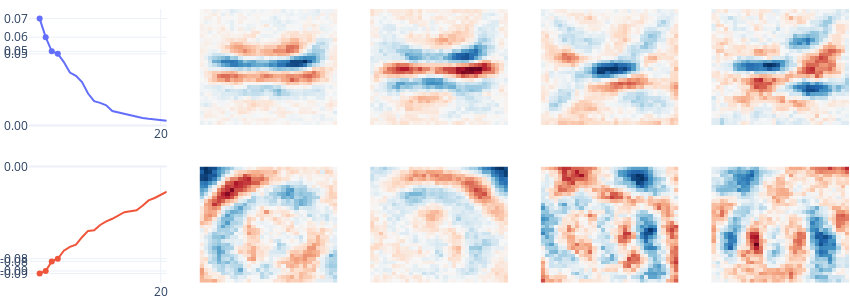
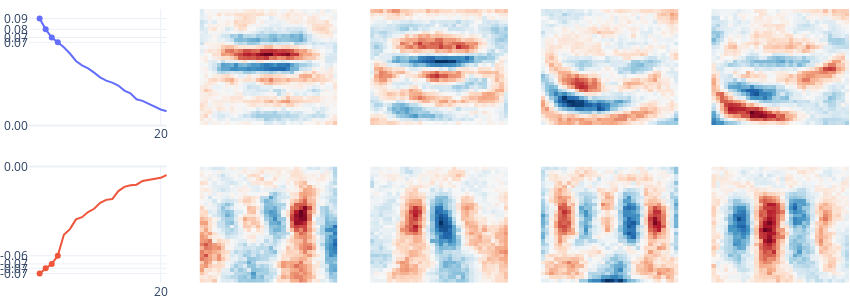
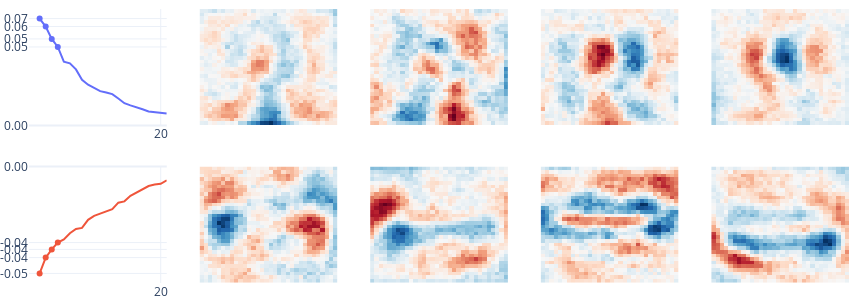

The code cell stored with these charts, in order, in its notebook:
### Code cell
# Visualize the top and bottom 4 eigenvectors in CIFAR-10 classification task
for i in range(10):
    print(f"Eigenspectrum Plot for {cifar10_labels[i]}")
    eigenspectrum_fig = plot_eigenspectrum(cifar10_model, digit=i, eigenvectors=4)
    eigenspectrum_fig.show()

### Figure 1 — Plotly figure (JSON) as saved in the notebook; plotly's stock layout.template omitted (floating-point values rounded to 4 significant figures; data arrays with more than 128 entries replaced by an {"elided": "..."} marker saying what was removed)
{"data": [{"mode": "lines", "type": "scatter", "xaxis": "x", "y": [0.07481, 0.06179, 0.05192, 0.05017, 0.04434, 0.03705, 0.03468, 0.03035, 0.02236, 0.01703, 0.01578, 0.01409, 0.01006, 0.009022, 0.007903, 0.006979, 0.005863, 0.005251, 0.004666, 0.004166, 0.00344, 0.003299], "yaxis": "y"}, {"marker": {"color": "#636EFA"}, "mode": "markers", "type": "scatter", "x": [3, 2, 1, 0], "xaxis": "x", "y": [0.05017, 0.05192, 0.06179, 0.07481], "yaxis": "y"}, {"marker": {"color": "#EF553B"}, "mode": "lines", "type": "scatter", "xaxis": "x6", "y": [-0.08952, -0.08743, -0.07943, -0.07722, -0.07052, -0.06731, -0.06546, -0.05916, -0.05392, -0.05333, -0.04896, -0.04597, -0.04373, -0.04131, -0.03823, -0.03742, -0.03657, -0.03281, -0.02835, -0.02632, -0.02401, -0.02109], "yaxis": "y6"}, {"marker": {"color": "#EF553B"}, "mode": "markers", "type": "scatter", "x": [0, 1, 2, 3], "xaxis": "x6", "y": [-0.08952, -0.08743, -0.07943, -0.07722], "yaxis": "y6"}, {"colorscale": [[0, "rgb(103,0,31)"], [0.1, "rgb(178,24,43)"], [0.2, "rgb(214,96,77)"], [0.3, "rgb(244,165,130)"], [0.4, "rgb(253,219,199)"], [0.5, "rgb(247,247,247)"], [0.6, "rgb(209,229,240)"], [0.7, "rgb(146,197,222)"], [0.8, "rgb(67,147,195)"], [0.9, "rgb(33,102,172)"], [1, "rgb(5,48,97)"]], "showscale": false, "type": "heatmap", "xaxis": "x2", "yaxis": "y2", "z": {"elided": "32x32 float values"}, "zmid": 0}, {"colorscale": [[0, "rgb(103,0,31)"], [0.1, "rgb(178,24,43)"], [0.2, "rgb(214,96,77)"], [0.3, "rgb(244,165,130)"], [0.4, "rgb(253,219,199)"], [0.5, "rgb(247,247,247)"], [0.6, "rgb(209,229,240)"], [0.7, "rgb(146,197,222)"], [0.8, "rgb(67,147,195)"], [0.9, "rgb(33,102,172)"], [1, "rgb(5,48,97)"]], "showscale": false, "type": "heatmap", "xaxis": "x3", "yaxis": "y3", "z": {"elided": "32x32 float values"}, "zmid": 0}, {"colorscale": [[0, "rgb(103,0,31)"], [0.1, "rgb(178,24,43)"], [0.2, "rgb(214,96,77)"], [0.3, "rgb(244,165,130)"], [0.4, "rgb(253,219,199)"], [0.5, "rgb(247,247,247)"], [0.6, "rgb(209,229,240)"], [0.7, "rgb(146,197,222)"], [0.8, "rgb(67,147,195)"], [0.9, "rgb(33,102,172)"], [1, "rgb(5,48,97)"]], "showscale": false, "type": "heatmap", "xaxis": "x4", "yaxis": "y4", "z": {"elided": "32x32 float values"}, "zmid": 0}, {"colorscale": [[0, "rgb(103,0,31)"], [0.1, "rgb(178,24,43)"], [0.2, "rgb(214,96,77)"], [0.3, "rgb(244,165,130)"], [0.4, "rgb(253,219,199)"], [0.5, "rgb(247,247,247)"], [0.6, "rgb(209,229,240)"], [0.7, "rgb(146,197,222)"], [0.8, "rgb(67,147,195)"], [0.9, "rgb(33,102,172)"], [1, "rgb(5,48,97)"]], "showscale": false, "type": "heatmap", "xaxis": "x5", "yaxis": "y5", "z": {"elided": "32x32 float values"}, "zmid": 0}, {"colorscale": [[0, "rgb(103,0,31)"], [0.1, "rgb(178,24,43)"], [0.2, "rgb(214,96,77)"], [0.3, "rgb(244,165,130)"], [0.4, "rgb(253,219,199)"], [0.5, "rgb(247,247,247)"], [0.6, "rgb(209,229,240)"], [0.7, "rgb(146,197,222)"], [0.8, "rgb(67,147,195)"], [0.9, "rgb(33,102,172)"], [1, "rgb(5,48,97)"]], "showscale": false, "type": "heatmap", "xaxis": "x7", "yaxis": "y7", "z": {"elided": "32x32 float values"}, "zmid": 0}, {"colorscale": [[0, "rgb(103,0,31)"], [0.1, "rgb(178,24,43)"], [0.2, "rgb(214,96,77)"], [0.3, "rgb(244,165,130)"], [0.4, "rgb(253,219,199)"], [0.5, "rgb(247,247,247)"], [0.6, "rgb(209,229,240)"], [0.7, "rgb(146,197,222)"], [0.8, "rgb(67,147,195)"], [0.9, "rgb(33,102,172)"], [1, "rgb(5,48,97)"]], "showscale": false, "type": "heatmap", "xaxis": "x8", "yaxis": "y8", "z": {"elided": "32x32 float values"}, "zmid": 0}, {"colorscale": [[0, "rgb(103,0,31)"], [0.1, "rgb(178,24,43)"], [0.2, "rgb(214,96,77)"], [0.3, "rgb(244,165,130)"], [0.4, "rgb(253,219,199)"], [0.5, "rgb(247,247,247)"], [0.6, "rgb(209,229,240)"], [0.7, "rgb(146,197,222)"], [0.8, "rgb(67,147,195)"], [0.9, "rgb(33,102,172)"], [1, "rgb(5,48,97)"]], "showscale": false, "type": "heatmap", "xaxis": "x9", "yaxis": "y9", "z": {"elided": "32x32 float values"}, "zmid": 0}, {"colorscale": [[0, "rgb(103,0,31)"], [0.1, "rgb(178,24,43)"], [0.2, "rgb(214,96,77)"], [0.3, "rgb(244,165,130)"], [0.4, "rgb(253,219,199)"], [0.5, "rgb(247,247,247)"], [0.6, "rgb(209,229,240)"], [0.7, "rgb(146,197,222)"], [0.8, "rgb(67,147,195)"], [0.9, "rgb(33,102,172)"], [1, "rgb(5,48,97)"]], "showscale": false, "type": "heatmap", "xaxis": "x10", "yaxis": "y10", "z": {"elided": "32x32 float values"}, "zmid": 0}], "layout": {"autosize": false, "coloraxis": {"showscale": false}, "height": 300, "legend": {"visible": false}, "margin": {"b": 0, "l": 0, "r": 0, "t": 0}, "width": 850, "xaxis": {"anchor": "y", "domain": [0, 0.168], "ticktext": ["20"], "tickvals": [20], "visible": true, "zeroline": false}, "xaxis10": {"anchor": "y10", "domain": [0.832, 1], "visible": false}, "xaxis2": {"anchor": "y2", "domain": [0.208, 0.376], "visible": false}, "xaxis3": {"anchor": "y3", "domain": [0.416, 0.584], "visible": false}, "xaxis4": {"anchor": "y4", "domain": [0.624, 0.792], "visible": false}, "xaxis5": {"anchor": "y5", "domain": [0.832, 1], "visible": false}, "xaxis6": {"anchor": "y6", "domain": [0, 0.168], "ticktext": ["20"], "tickvals": [20], "visible": true, "zeroline": false}, "xaxis7": {"anchor": "y7", "domain": [0.208, 0.376], "visible": false}, "xaxis8": {"anchor": "y8", "domain": [0.416, 0.584], "visible": false}, "xaxis9": {"anchor": "y9", "domain": [0.624, 0.792], "visible": false}, "yaxis": {"anchor": "x", "domain": [0.575, 1], "rangemode": "tozero", "ticktext": ["0.00", "0.07", "0.06", "0.05", "0.05"], "tickvals": [0, 0.07481, 0.06179, 0.05192, 0.05017], "visible": true, "zeroline": true}, "yaxis10": {"anchor": "x10", "domain": [0, 0.425], "visible": false}, "yaxis2": {"anchor": "x2", "domain": [0.575, 1], "visible": false}, "yaxis3": {"anchor": "x3", "domain": [0.575, 1], "visible": false}, "yaxis4": {"anchor": "x4", "domain": [0.575, 1], "visible": false}, "yaxis5": {"anchor": "x5", "domain": [0.575, 1], "visible": false}, "yaxis6": {"anchor": "x6", "domain": [0, 0.425], "rangemode": "tozero", "ticktext": ["0.00", "-0.09", "-0.09", "-0.08", "-0.08"], "tickvals": [0, -0.08952, -0.08743, -0.07943, -0.07722], "visible": true, "zeroline": true}, "yaxis7": {"anchor": "x7", "domain": [0, 0.425], "visible": false}, "yaxis8": {"anchor": "x8", "domain": [0, 0.425], "visible": false}, "yaxis9": {"anchor": "x9", "domain": [0, 0.425], "visible": false}}}

### Figure 2 — Plotly figure (JSON) as saved in the notebook; plotly's stock layout.template omitted (floating-point values rounded to 4 significant figures; data arrays with more than 128 entries replaced by an {"elided": "..."} marker saying what was removed)
{"data": [{"mode": "lines", "type": "scatter", "xaxis": "x", "y": [0.08695, 0.07817, 0.07148, 0.06759, 0.06364, 0.05852, 0.05248, 0.04894, 0.04645, 0.04297, 0.03909, 0.03647, 0.03488, 0.03244, 0.0284, 0.02612, 0.02133, 0.02002, 0.01764, 0.01534, 0.01297, 0.01156], "yaxis": "y"}, {"marker": {"color": "#636EFA"}, "mode": "markers", "type": "scatter", "x": [3, 2, 1, 0], "xaxis": "x", "y": [0.06759, 0.07148, 0.07817, 0.08695], "yaxis": "y"}, {"marker": {"color": "#EF553B"}, "mode": "lines", "type": "scatter", "xaxis": "x6", "y": [-0.07359, -0.07007, -0.06702, -0.06143, -0.04693, -0.04307, -0.03638, -0.03487, -0.03134, -0.0291, -0.02497, -0.02294, -0.02234, -0.01688, -0.01395, -0.01287, -0.0125, -0.009918, -0.009375, -0.008553, -0.007786, -0.005783], "yaxis": "y6"}, {"marker": {"color": "#EF553B"}, "mode": "markers", "type": "scatter", "x": [0, 1, 2, 3], "xaxis": "x6", "y": [-0.07359, -0.07007, -0.06702, -0.06143], "yaxis": "y6"}, {"colorscale": [[0, "rgb(103,0,31)"], [0.1, "rgb(178,24,43)"], [0.2, "rgb(214,96,77)"], [0.3, "rgb(244,165,130)"], [0.4, "rgb(253,219,199)"], [0.5, "rgb(247,247,247)"], [0.6, "rgb(209,229,240)"], [0.7, "rgb(146,197,222)"], [0.8, "rgb(67,147,195)"], [0.9, "rgb(33,102,172)"], [1, "rgb(5,48,97)"]], "showscale": false, "type": "heatmap", "xaxis": "x2", "yaxis": "y2", "z": {"elided": "32x32 float values"}, "zmid": 0}, {"colorscale": [[0, "rgb(103,0,31)"], [0.1, "rgb(178,24,43)"], [0.2, "rgb(214,96,77)"], [0.3, "rgb(244,165,130)"], [0.4, "rgb(253,219,199)"], [0.5, "rgb(247,247,247)"], [0.6, "rgb(209,229,240)"], [0.7, "rgb(146,197,222)"], [0.8, "rgb(67,147,195)"], [0.9, "rgb(33,102,172)"], [1, "rgb(5,48,97)"]], "showscale": false, "type": "heatmap", "xaxis": "x3", "yaxis": "y3", "z": {"elided": "32x32 float values"}, "zmid": 0}, {"colorscale": [[0, "rgb(103,0,31)"], [0.1, "rgb(178,24,43)"], [0.2, "rgb(214,96,77)"], [0.3, "rgb(244,165,130)"], [0.4, "rgb(253,219,199)"], [0.5, "rgb(247,247,247)"], [0.6, "rgb(209,229,240)"], [0.7, "rgb(146,197,222)"], [0.8, "rgb(67,147,195)"], [0.9, "rgb(33,102,172)"], [1, "rgb(5,48,97)"]], "showscale": false, "type": "heatmap", "xaxis": "x4", "yaxis": "y4", "z": {"elided": "32x32 float values"}, "zmid": 0}, {"colorscale": [[0, "rgb(103,0,31)"], [0.1, "rgb(178,24,43)"], [0.2, "rgb(214,96,77)"], [0.3, "rgb(244,165,130)"], [0.4, "rgb(253,219,199)"], [0.5, "rgb(247,247,247)"], [0.6, "rgb(209,229,240)"], [0.7, "rgb(146,197,222)"], [0.8, "rgb(67,147,195)"], [0.9, "rgb(33,102,172)"], [1, "rgb(5,48,97)"]], "showscale": false, "type": "heatmap", "xaxis": "x5", "yaxis": "y5", "z": {"elided": "32x32 float values"}, "zmid": 0}, {"colorscale": [[0, "rgb(103,0,31)"], [0.1, "rgb(178,24,43)"], [0.2, "rgb(214,96,77)"], [0.3, "rgb(244,165,130)"], [0.4, "rgb(253,219,199)"], [0.5, "rgb(247,247,247)"], [0.6, "rgb(209,229,240)"], [0.7, "rgb(146,197,222)"], [0.8, "rgb(67,147,195)"], [0.9, "rgb(33,102,172)"], [1, "rgb(5,48,97)"]], "showscale": false, "type": "heatmap", "xaxis": "x7", "yaxis": "y7", "z": {"elided": "32x32 float values"}, "zmid": 0}, {"colorscale": [[0, "rgb(103,0,31)"], [0.1, "rgb(178,24,43)"], [0.2, "rgb(214,96,77)"], [0.3, "rgb(244,165,130)"], [0.4, "rgb(253,219,199)"], [0.5, "rgb(247,247,247)"], [0.6, "rgb(209,229,240)"], [0.7, "rgb(146,197,222)"], [0.8, "rgb(67,147,195)"], [0.9, "rgb(33,102,172)"], [1, "rgb(5,48,97)"]], "showscale": false, "type": "heatmap", "xaxis": "x8", "yaxis": "y8", "z": {"elided": "32x32 float values"}, "zmid": 0}, {"colorscale": [[0, "rgb(103,0,31)"], [0.1, "rgb(178,24,43)"], [0.2, "rgb(214,96,77)"], [0.3, "rgb(244,165,130)"], [0.4, "rgb(253,219,199)"], [0.5, "rgb(247,247,247)"], [0.6, "rgb(209,229,240)"], [0.7, "rgb(146,197,222)"], [0.8, "rgb(67,147,195)"], [0.9, "rgb(33,102,172)"], [1, "rgb(5,48,97)"]], "showscale": false, "type": "heatmap", "xaxis": "x9", "yaxis": "y9", "z": {"elided": "32x32 float values"}, "zmid": 0}, {"colorscale": [[0, "rgb(103,0,31)"], [0.1, "rgb(178,24,43)"], [0.2, "rgb(214,96,77)"], [0.3, "rgb(244,165,130)"], [0.4, "rgb(253,219,199)"], [0.5, "rgb(247,247,247)"], [0.6, "rgb(209,229,240)"], [0.7, "rgb(146,197,222)"], [0.8, "rgb(67,147,195)"], [0.9, "rgb(33,102,172)"], [1, "rgb(5,48,97)"]], "showscale": false, "type": "heatmap", "xaxis": "x10", "yaxis": "y10", "z": {"elided": "32x32 float values"}, "zmid": 0}], "layout": {"autosize": false, "coloraxis": {"showscale": false}, "height": 300, "legend": {"visible": false}, "margin": {"b": 0, "l": 0, "r": 0, "t": 0}, "width": 850, "xaxis": {"anchor": "y", "domain": [0, 0.168], "ticktext": ["20"], "tickvals": [20], "visible": true, "zeroline": false}, "xaxis10": {"anchor": "y10", "domain": [0.832, 1], "visible": false}, "xaxis2": {"anchor": "y2", "domain": [0.208, 0.376], "visible": false}, "xaxis3": {"anchor": "y3", "domain": [0.416, 0.584], "visible": false}, "xaxis4": {"anchor": "y4", "domain": [0.624, 0.792], "visible": false}, "xaxis5": {"anchor": "y5", "domain": [0.832, 1], "visible": false}, "xaxis6": {"anchor": "y6", "domain": [0, 0.168], "ticktext": ["20"], "tickvals": [20], "visible": true, "zeroline": false}, "xaxis7": {"anchor": "y7", "domain": [0.208, 0.376], "visible": false}, "xaxis8": {"anchor": "y8", "domain": [0.416, 0.584], "visible": false}, "xaxis9": {"anchor": "y9", "domain": [0.624, 0.792], "visible": false}, "yaxis": {"anchor": "x", "domain": [0.575, 1], "rangemode": "tozero", "ticktext": ["0.00", "0.09", "0.08", "0.07", "0.07"], "tickvals": [0, 0.08695, 0.07817, 0.07148, 0.06759], "visible": true, "zeroline": true}, "yaxis10": {"anchor": "x10", "domain": [0, 0.425], "visible": false}, "yaxis2": {"anchor": "x2", "domain": [0.575, 1], "visible": false}, "yaxis3": {"anchor": "x3", "domain": [0.575, 1], "visible": false}, "yaxis4": {"anchor": "x4", "domain": [0.575, 1], "visible": false}, "yaxis5": {"anchor": "x5", "domain": [0.575, 1], "visible": false}, "yaxis6": {"anchor": "x6", "domain": [0, 0.425], "rangemode": "tozero", "ticktext": ["0.00", "-0.07", "-0.07", "-0.07", "-0.06"], "tickvals": [0, -0.07359, -0.07007, -0.06702, -0.06143], "visible": true, "zeroline": true}, "yaxis7": {"anchor": "x7", "domain": [0, 0.425], "visible": false}, "yaxis8": {"anchor": "x8", "domain": [0, 0.425], "visible": false}, "yaxis9": {"anchor": "x9", "domain": [0, 0.425], "visible": false}}}

### Figure 3 — Plotly figure (JSON) as saved in the notebook; plotly's stock layout.template omitted (floating-point values rounded to 4 significant figures; data arrays with more than 128 entries replaced by an {"elided": "..."} marker saying what was removed)
{"data": [{"mode": "lines", "type": "scatter", "xaxis": "x", "y": [0.06592, 0.06102, 0.05336, 0.04842, 0.03936, 0.03831, 0.03457, 0.02819, 0.02516, 0.023, 0.02117, 0.02037, 0.0193, 0.01662, 0.01372, 0.01239, 0.01131, 0.009984, 0.008639, 0.008132, 0.007555, 0.007423], "yaxis": "y"}, {"marker": {"color": "#636EFA"}, "mode": "markers", "type": "scatter", "x": [3, 2, 1, 0], "xaxis": "x", "y": [0.04842, 0.05336, 0.06102, 0.06592], "yaxis": "y"}, {"marker": {"color": "#EF553B"}, "mode": "lines", "type": "scatter", "xaxis": "x6", "y": [-0.05094, -0.0434, -0.03948, -0.03624, -0.03475, -0.03178, -0.02979, -0.02924, -0.0254, -0.02351, -0.02242, -0.02141, -0.02028, -0.01721, -0.01659, -0.01398, -0.01255, -0.01091, -0.009294, -0.00858, -0.008234, -0.006543], "yaxis": "y6"}, {"marker": {"color": "#EF553B"}, "mode": "markers", "type": "scatter", "x": [0, 1, 2, 3], "xaxis": "x6", "y": [-0.05094, -0.0434, -0.03948, -0.03624], "yaxis": "y6"}, {"colorscale": [[0, "rgb(103,0,31)"], [0.1, "rgb(178,24,43)"], [0.2, "rgb(214,96,77)"], [0.3, "rgb(244,165,130)"], [0.4, "rgb(253,219,199)"], [0.5, "rgb(247,247,247)"], [0.6, "rgb(209,229,240)"], [0.7, "rgb(146,197,222)"], [0.8, "rgb(67,147,195)"], [0.9, "rgb(33,102,172)"], [1, "rgb(5,48,97)"]], "showscale": false, "type": "heatmap", "xaxis": "x2", "yaxis": "y2", "z": {"elided": "32x32 float values"}, "zmid": 0}, {"colorscale": [[0, "rgb(103,0,31)"], [0.1, "rgb(178,24,43)"], [0.2, "rgb(214,96,77)"], [0.3, "rgb(244,165,130)"], [0.4, "rgb(253,219,199)"], [0.5, "rgb(247,247,247)"], [0.6, "rgb(209,229,240)"], [0.7, "rgb(146,197,222)"], [0.8, "rgb(67,147,195)"], [0.9, "rgb(33,102,172)"], [1, "rgb(5,48,97)"]], "showscale": false, "type": "heatmap", "xaxis": "x3", "yaxis": "y3", "z": {"elided": "32x32 float values"}, "zmid": 0}, {"colorscale": [[0, "rgb(103,0,31)"], [0.1, "rgb(178,24,43)"], [0.2, "rgb(214,96,77)"], [0.3, "rgb(244,165,130)"], [0.4, "rgb(253,219,199)"], [0.5, "rgb(247,247,247)"], [0.6, "rgb(209,229,240)"], [0.7, "rgb(146,197,222)"], [0.8, "rgb(67,147,195)"], [0.9, "rgb(33,102,172)"], [1, "rgb(5,48,97)"]], "showscale": false, "type": "heatmap", "xaxis": "x4", "yaxis": "y4", "z": {"elided": "32x32 float values"}, "zmid": 0}, {"colorscale": [[0, "rgb(103,0,31)"], [0.1, "rgb(178,24,43)"], [0.2, "rgb(214,96,77)"], [0.3, "rgb(244,165,130)"], [0.4, "rgb(253,219,199)"], [0.5, "rgb(247,247,247)"], [0.6, "rgb(209,229,240)"], [0.7, "rgb(146,197,222)"], [0.8, "rgb(67,147,195)"], [0.9, "rgb(33,102,172)"], [1, "rgb(5,48,97)"]], "showscale": false, "type": "heatmap", "xaxis": "x5", "yaxis": "y5", "z": {"elided": "32x32 float values"}, "zmid": 0}, {"colorscale": [[0, "rgb(103,0,31)"], [0.1, "rgb(178,24,43)"], [0.2, "rgb(214,96,77)"], [0.3, "rgb(244,165,130)"], [0.4, "rgb(253,219,199)"], [0.5, "rgb(247,247,247)"], [0.6, "rgb(209,229,240)"], [0.7, "rgb(146,197,222)"], [0.8, "rgb(67,147,195)"], [0.9, "rgb(33,102,172)"], [1, "rgb(5,48,97)"]], "showscale": false, "type": "heatmap", "xaxis": "x7", "yaxis": "y7", "z": {"elided": "32x32 float values"}, "zmid": 0}, {"colorscale": [[0, "rgb(103,0,31)"], [0.1, "rgb(178,24,43)"], [0.2, "rgb(214,96,77)"], [0.3, "rgb(244,165,130)"], [0.4, "rgb(253,219,199)"], [0.5, "rgb(247,247,247)"], [0.6, "rgb(209,229,240)"], [0.7, "rgb(146,197,222)"], [0.8, "rgb(67,147,195)"], [0.9, "rgb(33,102,172)"], [1, "rgb(5,48,97)"]], "showscale": false, "type": "heatmap", "xaxis": "x8", "yaxis": "y8", "z": {"elided": "32x32 float values"}, "zmid": 0}, {"colorscale": [[0, "rgb(103,0,31)"], [0.1, "rgb(178,24,43)"], [0.2, "rgb(214,96,77)"], [0.3, "rgb(244,165,130)"], [0.4, "rgb(253,219,199)"], [0.5, "rgb(247,247,247)"], [0.6, "rgb(209,229,240)"], [0.7, "rgb(146,197,222)"], [0.8, "rgb(67,147,195)"], [0.9, "rgb(33,102,172)"], [1, "rgb(5,48,97)"]], "showscale": false, "type": "heatmap", "xaxis": "x9", "yaxis": "y9", "z": {"elided": "32x32 float values"}, "zmid": 0}, {"colorscale": [[0, "rgb(103,0,31)"], [0.1, "rgb(178,24,43)"], [0.2, "rgb(214,96,77)"], [0.3, "rgb(244,165,130)"], [0.4, "rgb(253,219,199)"], [0.5, "rgb(247,247,247)"], [0.6, "rgb(209,229,240)"], [0.7, "rgb(146,197,222)"], [0.8, "rgb(67,147,195)"], [0.9, "rgb(33,102,172)"], [1, "rgb(5,48,97)"]], "showscale": false, "type": "heatmap", "xaxis": "x10", "yaxis": "y10", "z": {"elided": "32x32 float values"}, "zmid": 0}], "layout": {"autosize": false, "coloraxis": {"showscale": false}, "height": 300, "legend": {"visible": false}, "margin": {"b": 0, "l": 0, "r": 0, "t": 0}, "width": 850, "xaxis": {"anchor": "y", "domain": [0, 0.168], "ticktext": ["20"], "tickvals": [20], "visible": true, "zeroline": false}, "xaxis10": {"anchor": "y10", "domain": [0.832, 1], "visible": false}, "xaxis2": {"anchor": "y2", "domain": [0.208, 0.376], "visible": false}, "xaxis3": {"anchor": "y3", "domain": [0.416, 0.584], "visible": false}, "xaxis4": {"anchor": "y4", "domain": [0.624, 0.792], "visible": false}, "xaxis5": {"anchor": "y5", "domain": [0.832, 1], "visible": false}, "xaxis6": {"anchor": "y6", "domain": [0, 0.168], "ticktext": ["20"], "tickvals": [20], "visible": true, "zeroline": false}, "xaxis7": {"anchor": "y7", "domain": [0.208, 0.376], "visible": false}, "xaxis8": {"anchor": "y8", "domain": [0.416, 0.584], "visible": false}, "xaxis9": {"anchor": "y9", "domain": [0.624, 0.792], "visible": false}, "yaxis": {"anchor": "x", "domain": [0.575, 1], "rangemode": "tozero", "ticktext": ["0.00", "0.07", "0.06", "0.05", "0.05"], "tickvals": [0, 0.06592, 0.06102, 0.05336, 0.04842], "visible": true, "zeroline": true}, "yaxis10": {"anchor": "x10", "domain": [0, 0.425], "visible": false}, "yaxis2": {"anchor": "x2", "domain": [0.575, 1], "visible": false}, "yaxis3": {"anchor": "x3", "domain": [0.575, 1], "visible": false}, "yaxis4": {"anchor": "x4", "domain": [0.575, 1], "visible": false}, "yaxis5": {"anchor": "x5", "domain": [0.575, 1], "visible": false}, "yaxis6": {"anchor": "x6", "domain": [0, 0.425], "rangemode": "tozero", "ticktext": ["0.00", "-0.05", "-0.04", "-0.04", "-0.04"], "tickvals": [0, -0.05094, -0.0434, -0.03948, -0.03624], "visible": true, "zeroline": true}, "yaxis7": {"anchor": "x7", "domain": [0, 0.425], "visible": false}, "yaxis8": {"anchor": "x8", "domain": [0, 0.425], "visible": false}, "yaxis9": {"anchor": "x9", "domain": [0, 0.425], "visible": false}}}
